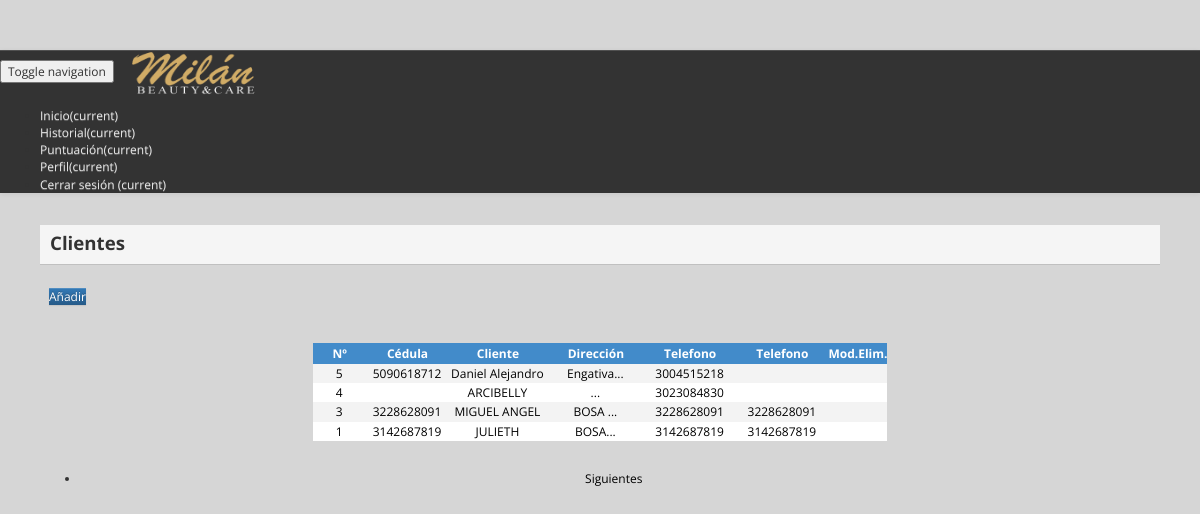
/categorias/registro_categoria.php (signed in), run on the app's committed database.
### tables this page shows
CREATE TABLE `tb_regi_cli` (
  `codi_clie` int(11) NOT NULL,
  `cedula` varchar(45) NOT NULL,
  `nomb_clie` varchar(250) NOT NULL,
  `ape_clie` varchar(45) NOT NULL,
  `rif_clie` varchar(12) DEFAULT NULL,
  `nit_clie` varchar(15) DEFAULT NULL,
  `fech_clie` varchar(10) NOT NULL,
  `dire_clie` varchar(250) NOT NULL,
  `pais_clie` varchar(12) DEFAULT NULL,
  `ciud_clie` varchar(12) DEFAULT NULL,
  `esta_clie` varchar(12) DEFAULT NULL,
  `tele_clie` varchar(14) NOT NULL DEFAULT '',
  `tele_clie_opci` varchar(14) DEFAULT 'NA',
  `email` varchar(45) DEFAULT NULL,
  `cont_espe_clie` varchar(2) DEFAULT NULL,
  `fecha_modificado` date DEFAULT NULL,
  `password` varchar(100) NOT NULL
);

### class/class.php (called while the page is built, shortened)
<?php
class Conectar
{
    public static function conecta()
    {
        $con = mysql_connect("localhost", "root", "");
        return $con;
    }
}
class Cliente
{
    private $datos;
    public function __construct()
    {
        $this->datos = array();
    }
    public function PaginadoCliente($inicio)
    {
        $sql = "select * from tb_regi_cli order by codi_clie desc limit $inicio, 10";
        $res = mysql_query($sql, Conectar::conecta());
        while ($reg = mysql_fetch_assoc($res))
        {
            $this->datos[] = $reg;
        }
        return $this->datos;
    }
    public function MostrarClienteTabla()
    {
        $sql = "select * from tb_regi_cli";
        $res = mysql_query($sql, Conectar::conecta());
        while ($reg = mysql_fetch_assoc($res))
        {
            $this->datos[] = $reg;
        }
        return $this->datos;
    }
}
?>

### categorias/registro_categoria.php (the view, shortened to what this page needs)
<?php include("../start.php");
	  include("../class/class.php");
	  $cliente = new Cliente();
?>
<!DOCTYPE html>
<html lang="en">
<head>
<link rel="stylesheet" href="../css/bootstrap.min.css">
<link rel="stylesheet" href="../css/bootstrap-theme.min.css">
<link rel="stylesheet" href="../css/style.css"/>
<link href="../css/dashboard.css" rel="stylesheet" type="text/css" />
<link rel="stylesheet" type="text/css" href="../css/component.css" />
</head>
<body>
    <?php include("../include/menu_top_cliente.php")?>
    <div class="container-fluid">
        <div class="row">
            <div class="col-sm-12 main">
            <div class="fondo">
                <div style="background:rgb(245, 245, 245); text-align:left; padding: 5px 0px 0px 0px; height:40px; border-bottom: 1px  #C0C0C0 solid;border-radius: 0px;">
                    <span style="color: #333333; font-weight:bold;font-size:14pt;padding: 0 0 0 10px;">Clientes </span><br><br>
                    <div class="btnSuperior"><a href="add_categoria_cliente.php" class="btn btn-primary">Añadir</a></div>
                </div>
                <br><br>
                <div class="row placeholders">
                    <form name="form_clie" id="form_clie" action="registro_cliente.php" method="post">
                <div class="table-responsive">
                <table widht='100%' id='Tabla'  name='Tabla' style='display:' class='table table-hover' border='0' align='center'  >
                <section>
                    <thead>
                    <tr>
                        <th class="tbDinami">Nº</th>
                        <th class="tbDinami">Cédula</th>
                        <th class="tbDinami">Cliente</th>
                        <th class="tbDinami">Dirección</th>
                        <th class="tbDinami">Telefono</th>
                        <th class="tbDinami">Telefono</th>
                        <th>Mod.</th>
                        <th>Elim.</th>
                     </tr>
                 </thead>
                 <tbody>
                 <?php
				 if(isset($_GET["posicion"]))
				 {
					 $inicio = $_GET["posicion"];
					 }
					 else
					 {
						 $inicio=0;
						 }
				 $paginacion = $cliente->PaginadoCliente($inicio);
				 $row = $cliente->MostrarClienteTabla();
				 $ind=0;
				 for($i=0; $i<sizeof($paginacion); $i++)
                {
                    $ind= $ind + 1;
                    ?>
                    <tr <?php $ind ?> class="fila">
                    <td><a href="javascript:void(0);" onclick="window.location='modificar_cliente.php?codi_clie=<?php echo $row[$i]["codi_clie"]?>'"><?php echo $row[$i]["codi_clie"] ?></a></td>
                    <td><a href="javascript:void(0);" onclick="window.location='modificar_cliente.php?codi_clie=<?php echo $row[$i]["codi_clie"]?>'"><?php echo substr(ucwords($row[$i]["cedula"]),0,20);?></a></td>
                    <td><a href="javascript:void(0);" onclick="window.location='modificar_cliente.php?codi_clie=<?php echo $row[$i]["codi_clie"]?>'"><?php echo substr(ucwords($row[$i]["nomb_clie"]),0,20);?></a></td>
                    <td><a href="javascript:void(0);" onclick="window.location='modificar_cliente.php?codi_clie=<?php echo $row[$i]["codi_clie"]?>'"><?php echo substr($row[$i]["dire_clie"],0,50)."...";?></a></td>
                    <td><a href="javascript:void(0);" onclick="window.location='modificar_cliente.php?codi_clie=<?php echo $row[$i]["codi_clie"]?>'"><?php echo $row[$i]["tele_clie"]?></a></td>
                    <td><a href="javascript:void(0);" onclick="window.location='modificar_cliente.php?codi_clie=<?php echo $row[$i]["codi_clie"]?>'"><?php echo $row[$i]["tele_clie_opci"]?></a></td>
                     <td ><a href="javascript:void(0);" class="btn btn-warning"  onclick="window.location='modificar_cliente.php?codi_clie=<?php echo $row[$i]["codi_clie"]?>'"></a></td>
                    <td><a class="btn btn-danger" style="cursor:pointer;"title="Eliminar" width="20" align="center" onclick="eliminarClie(<?php echo $row[$i]["codi_clie"]?>)"></a> </td>
                    </tr>
                   <?php
                    }
                    ?>
                    </section>
                </table>
                </div>
                </form>
                </div>
                <div class="row placeholders">
                    <div class="col-md-12">
                    <nav aria-label="...">
                        <ul class="pager">
                        <?php
						if(count($paginacion)>=10)
						{
							$proxima = $inicio+10;
							?>
                            <li class="next"><a href="?posicion=<?php echo $proxima;?>">Siguientes <span class="glyphicon glyphicon-menu-right" aria-hidden="true"></span></a></li>
                            <?php
							}
							else
							{
								?>
								<li class="next"><a href="#">Siguientes <span class="glyphicon glyphicon-menu-right" aria-hidden="true"></span></a></li>
                                <?php
							}
						?>
                        </ul>
                        </nav>
                    </div>
                </div>
            </div>
            </div>
        </div>
    </div>
</body>
</html>

### css/style.css (style rules this page uses)
table#Tabla { margin-top: 44px !important; }
.fondo { background: none; border-radius: 0px; }
.row { margin-right: 0 !important; margin-left: 0 !important; }
.btnSuperior { margin: 8px 0 0 0; background: #d6d6d6; padding: 6px 0 10px 9px; }
body { padding-top: 70px; }
.btn { color: white !important; }
.main { text-align: center; }
body { font-family: 'Open Sans', sans-serif; font-size:12px; }
td,tr { font-family: 'Open Sans', sans-serif; font-size:12px; }
table { font-family: 'Open Sans', sans-serif; font-size:12px; }
table,td,RegClien { padding: 1px 4px 1px 3px; }
th { background: #428bca; font-weight: bold; color: white; text-align: center; }
tr.fila:nth-child(odd) { background-color:#F3F3F3; }
tr.fila:nth-child(even) { background-color:#fff; }
a:link { text-decoration:none; color:black; }
#absolute,body { background: rgb(214, 214, 214); }
.tbDinami { padding:2px 20px 2px 20px; }
* { -webkit-box-sizing: border-box; -moz-box-sizing: border-box; box-sizing: border-box; outline: none; }

### css/dashboard.css (style rules this page uses)
body { padding-top: 50px; }
.main { padding: 20px; }
@media (min-width: 768px) { .main { padding-right: 40px; padding-left: 40px; } }
.placeholders { margin-bottom: 0px; text-align: center; }

### data on the page
tb_regi_cli: codi_clie "5", cedula "5090618712", nomb_clie "Daniel Alejandro", dire_clie "Engativa", tele_clie "3004515218"
tb_regi_cli: codi_clie "4", nomb_clie "ARCIBELLY", tele_clie "3023084830"
tb_regi_cli: codi_clie "3", cedula "3228628091", nomb_clie "MIGUEL ANGEL", dire_clie "BOSA", tele_clie "3228628091", tele_clie_opci "3228628091"
tb_regi_cli: codi_clie "1", cedula "3142687819", nomb_clie "JULIETH", dire_clie "BOSA", tele_clie "3142687819", tele_clie_opci "3142687819"
